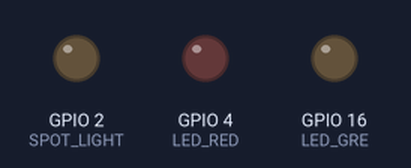
The sketch below on a simulated ESP32. On the bench: output pins drawn as LEDs (lit = HIGH). At 0.5 s the program puts the board to deep sleep or switches it off; the recording ends there.

Above: at 0.41 s.
Timing chart, 0 to 0.5 s (numbered marks = the images above):
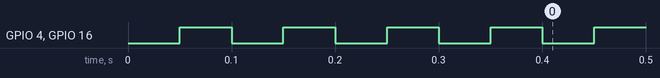

The sketch:

SPOT00.ino
```cpp
// #define LED_RED 4
// #define LED_GRE 16
// #define SPOT_LIGHT 2
// #define HUMAN_SENSOR 15
// #define SWITCH0 0

#include <Arduino.h>
//#include <Esp32.h>
#include <time.h>
#include "SpotTimer.h"
#include "clsHumanSensor.h"
#include "def.h"
#include "PowerCtrl.h"

//変数宣言
bool blLightningFlg = false;
int iWakeupCnt = 0;
int iLightingCnt = 0;
int iLightingTime = 10000;

//クラス**********************
clsHumanSensor clsHS;
clsPowerCtrl clsPC;
//********************************************************
void setup()
{

  //マルチタスク設定
  //xTaskCreatePinnedToCore(subloop, "subloop", 4096, NULL, 1, NULL, 1);
    Init_Port();

  //ディープスリープからの立ち上がりなのかを判定
  if(!esp_sleep_get_wakeup_cause())
  {
    LedFlash(50, 5, false);
    blLightningFlg = false;
  }
  else
  {
    LedFlash(100, 1, false);
    blLightningFlg = true;
    iWakeupCnt++;
  }
  digitalWrite(LED_RED, LOW);

}

//********************************************************
void loop()
{
  //スリープからの復帰動作
  if(blLightningFlg)
  {
    //復帰からの最初の人チェック
    if(clsHS.HumanCheck(10, 100, 8))
    {
      digitalWrite(LED_GRE, LOW);
      digitalWrite(SPOT_LIGHT, HIGH);
      delay(iLightingTime);

      //二回目以降のチェックは少し緩めに
      if(!clsHS.HumanCheck(10, 100, 5)) blLightningFlg = false;
    }
    else
    {
      digitalWrite(SPOT_LIGHT, LOW);
      clsPC.DeepSleep_WakeupPort(GPIO_NUM_15, true);
    }
  }
  else
  {
    clsPC.DeepSleep_WakeupPort(GPIO_NUM_15, true);
  }
}

//********************************************************

// void subloop(void* pvParameters)
// {
//   while(1)
//   {

//   }
// }

//****************************************************************************************************************
//****************************************************************************************************************
//****************************************************************************************************************

void LedFlash(int iPeriod, int iLightNum, bool blLighsUp)
{
  int iLoop = iLightNum*2;
  for(int i = 0; i < iLoop; i++)
  {
    digitalWrite(LED_RED, !digitalRead(LED_RED));
    digitalWrite(LED_GRE, !digitalRead(LED_GRE));
    delay(iPeriod);
  }
  if(blLighsUp)
  {
    digitalWrite(LED_RED, LOW);
    digitalWrite(LED_GRE, LOW);
  }
  else
  {
    digitalWrite(LED_RED, HIGH);
    digitalWrite(LED_GRE, HIGH);
  }
}

//********************************************************
void Init_Port()
{
  //LED
  pinMode(LED_RED, OUTPUT);
  pinMode(LED_GRE, OUTPUT);

  digitalWrite(LED_RED, HIGH);
  digitalWrite(LED_GRE, HIGH);

  //スポットライト
  pinMode(SPOT_LIGHT, OUTPUT);
  digitalWrite(SPOT_LIGHT, LOW);

  //人感センサ
  pinMode(HUMAN_SENSOR, INPUT);
  //pinMode(15, INPUT);

  //タクトスイッチ
  pinMode(SWITCH0, INPUT_PULLUP);

}

//********************************************************
void DeepSleep_WakeupTime(int iWakeupTime)
//iWakeupTime：タイマーの時間はuSオーダー
{
  esp_sleep_enable_timer_wakeup(iWakeupTime);
  esp_sleep_enable_ext0_wakeup(GPIO_NUM_0, 0);
  esp_deep_sleep_start();
}

//********************************************************
// void DeepSleep_WakeupPort(gpio_num_t portNum, bool blHigh)
// //portNum:GPIO_NUM_*
// //ex)　deepSleep_Port(GPIO_NUM_0);
// {
//   int iHighLow = 0;
//   if(blHigh)
//     iHighLow = 1;
//   esp_sleep_enable_ext0_wakeup(portNum, iHighLow);

//   digitalWrite(LED_GRE, HIGH);
//   digitalWrite(LED_RED, HIGH);
//   digitalWrite(SPOT_LIGHT, LOW);
//   esp_deep_sleep_start();
// }

// //********************************************************
// bool HumanCheck(int iLoopCnt, int iCycleTime, int iExecuteNum)
// {
//   int iCnt = 0;
//   for(int i = 0; i < iLoopCnt; i++)
//   {
//     if(digitalRead(HUMAN_SENSOR)) iCnt++;
//     delay(iCycleTime);
//   }

//   if(iCnt >= iExecuteNum)
//     return true;
//   else
//     return false;
// }
//********************************************************
```

PowerCtrl.cpp
```cpp
#include "PowerCtrl.h"


void clsPowerCtrl::DeepSleep_WakeupPort(gpio_num_t portNum, bool blHigh)
//portNum:GPIO_NUM_*
//ex)　deepSleep_Port(GPIO_NUM_0);
{
  int iHighLow = 0;
  if(blHigh)
    iHighLow = 1;
  esp_sleep_enable_ext0_wakeup(portNum, iHighLow);

  digitalWrite(LED_GRE, HIGH);
  digitalWrite(LED_RED, HIGH);
  digitalWrite(SPOT_LIGHT, LOW);
  esp_deep_sleep_start();
}
```

PowerCtrl.h
```cpp
#include <Arduino.h>
#include "def.h"

class clsPowerCtrl
{
    public:
        static void DeepSleep_WakeupPort(gpio_num_t portNum, bool blHigh);

};
```

SpotTimer.cpp
```cpp
#include "SpotTimer.h"
```

SpotTimer.h
```cpp
#include <Arduino.h>
```

clsHumanSensor.cpp
```cpp
#include "clsHumanSensor.h"
#include "def.h"

//********************************************************
bool clsHumanSensor::HumanCheck(int iLoopCnt, int iCycleTime, int iExecuteNum)
{
  int iCnt = 0;
  for(int i = 0; i < iLoopCnt; i++)
  {
    if(digitalRead(HUMAN_SENSOR)) iCnt++;
    delay(iCycleTime);
  }

  if(iCnt >= iExecuteNum)
    return true;
  else
    return false;
}
```

clsHumanSensor.h
```cpp
#include <Arduino.h>

class clsHumanSensor
{
    public:
        static bool HumanCheck(int iLoopCnt, int iCycleTime, int iExecuteNum);
};
```

def.h
```cpp
#define LED_RED 4
#define LED_GRE 16
#define SPOT_LIGHT 2
#define HUMAN_SENSOR 15
#define SWITCH0 0
```
